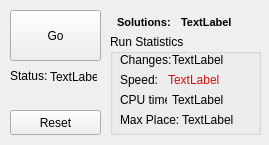
<?xml version="1.0" encoding="UTF-8"?>
<ui version="4.0">
 <class>SolveDlg</class>
 <widget class="QDialog" name="SolveDlg">
  <property name="geometry">
   <rect>
    <x>0</x>
    <y>0</y>
    <width>269</width>
    <height>145</height>
   </rect>
  </property>
  <property name="windowTitle">
   <string>Cube Solve Progress</string>
  </property>
  <property name="windowIcon">
   <iconset>
    <normaloff>:/images/HappySolver.png</normaloff>:/images/HappySolver.png</iconset>
  </property>
  <widget class="QPushButton" name="resetButton">
   <property name="geometry">
    <rect>
     <x>10</x>
     <y>110</y>
     <width>91</width>
     <height>25</height>
    </rect>
   </property>
   <property name="text">
    <string>Reset</string>
   </property>
   <property name="autoDefault">
    <bool>false</bool>
   </property>
  </widget>
  <widget class="QPushButton" name="goButton">
   <property name="geometry">
    <rect>
     <x>10</x>
     <y>10</y>
     <width>91</width>
     <height>51</height>
    </rect>
   </property>
   <property name="text">
    <string>Go</string>
   </property>
   <property name="autoDefault">
    <bool>false</bool>
   </property>
  </widget>
  <widget class="QLabel" name="label5">
   <property name="geometry">
    <rect>
     <x>10</x>
     <y>68</y>
     <width>41</width>
     <height>16</height>
    </rect>
   </property>
   <property name="text">
    <string>Status:</string>
   </property>
  </widget>
  <widget class="QLabel" name="label4">
   <property name="geometry">
    <rect>
     <x>117</x>
     <y>14</y>
     <width>60</width>
     <height>16</height>
    </rect>
   </property>
   <property name="font">
    <font>
     <family>MS Shell Dlg</family>
     <pointsize>8</pointsize>
     <weight>75</weight>
     <italic>false</italic>
     <bold>true</bold>
     <underline>false</underline>
     <strikeout>false</strikeout>
    </font>
   </property>
   <property name="text">
    <string>Solutions:</string>
   </property>
  </widget>
  <widget class="QLabel" name="solutions">
   <property name="geometry">
    <rect>
     <x>181</x>
     <y>14</y>
     <width>71</width>
     <height>16</height>
    </rect>
   </property>
   <property name="font">
    <font>
     <family>MS Shell Dlg</family>
     <pointsize>8</pointsize>
     <weight>75</weight>
     <italic>false</italic>
     <bold>true</bold>
     <underline>false</underline>
     <strikeout>false</strikeout>
    </font>
   </property>
   <property name="text">
    <string>TextLabel</string>
   </property>
   <property name="textFormat">
    <enum>Qt::PlainText</enum>
   </property>
  </widget>
  <widget class="QLabel" name="status">
   <property name="geometry">
    <rect>
     <x>50</x>
     <y>70</y>
     <width>47</width>
     <height>14</height>
    </rect>
   </property>
   <property name="text">
    <string>TextLabel</string>
   </property>
   <property name="textFormat">
    <enum>Qt::PlainText</enum>
   </property>
  </widget>
  <widget class="QGroupBox" name="groupBoxStats">
   <property name="geometry">
    <rect>
     <x>110</x>
     <y>34</y>
     <width>151</width>
     <height>101</height>
    </rect>
   </property>
   <property name="title">
    <string>Run Statistics</string>
   </property>
   <widget class="QLabel" name="label1">
    <property name="geometry">
     <rect>
      <x>10</x>
      <y>18</y>
      <width>51</width>
      <height>16</height>
     </rect>
    </property>
    <property name="text">
     <string>Changes:</string>
    </property>
   </widget>
   <widget class="QLabel" name="label2">
    <property name="geometry">
     <rect>
      <x>10</x>
      <y>58</y>
      <width>47</width>
      <height>16</height>
     </rect>
    </property>
    <property name="text">
     <string>CPU time:</string>
    </property>
   </widget>
   <widget class="QLabel" name="label3">
    <property name="geometry">
     <rect>
      <x>10</x>
      <y>38</y>
      <width>41</width>
      <height>16</height>
     </rect>
    </property>
    <property name="text">
     <string>Speed:</string>
    </property>
   </widget>
   <widget class="QLabel" name="changes">
    <property name="geometry">
     <rect>
      <x>62</x>
      <y>18</y>
      <width>81</width>
      <height>16</height>
     </rect>
    </property>
    <property name="text">
     <string>TextLabel</string>
    </property>
    <property name="textFormat">
     <enum>Qt::PlainText</enum>
    </property>
   </widget>
   <widget class="QLabel" name="CPUTime">
    <property name="geometry">
     <rect>
      <x>62</x>
      <y>58</y>
      <width>81</width>
      <height>16</height>
     </rect>
    </property>
    <property name="text">
     <string>TextLabel</string>
    </property>
    <property name="textFormat">
     <enum>Qt::PlainText</enum>
    </property>
   </widget>
   <widget class="QLabel" name="speed">
    <property name="geometry">
     <rect>
      <x>58</x>
      <y>38</y>
      <width>85</width>
      <height>16</height>
     </rect>
    </property>
    <property name="text">
     <string>&lt;font color=&quot;#CF1111&quot;&gt;TextLabel</string>
    </property>
    <property name="textFormat">
     <enum>Qt::RichText</enum>
    </property>
   </widget>
   <widget class="QLabel" name="label_2">
    <property name="geometry">
     <rect>
      <x>10</x>
      <y>78</y>
      <width>61</width>
      <height>16</height>
     </rect>
    </property>
    <property name="text">
     <string>Max Place:</string>
    </property>
   </widget>
   <widget class="QLabel" name="maxPlace">
    <property name="geometry">
     <rect>
      <x>72</x>
      <y>78</y>
      <width>61</width>
      <height>16</height>
     </rect>
    </property>
    <property name="text">
     <string>TextLabel</string>
    </property>
    <property name="textFormat">
     <enum>Qt::PlainText</enum>
    </property>
   </widget>
  </widget>
 </widget>
 <resources>
  <include location="../resources.qrc"/>
  <include location="../resources.qrc"/>
 </resources>
 <connections/>
</ui>
